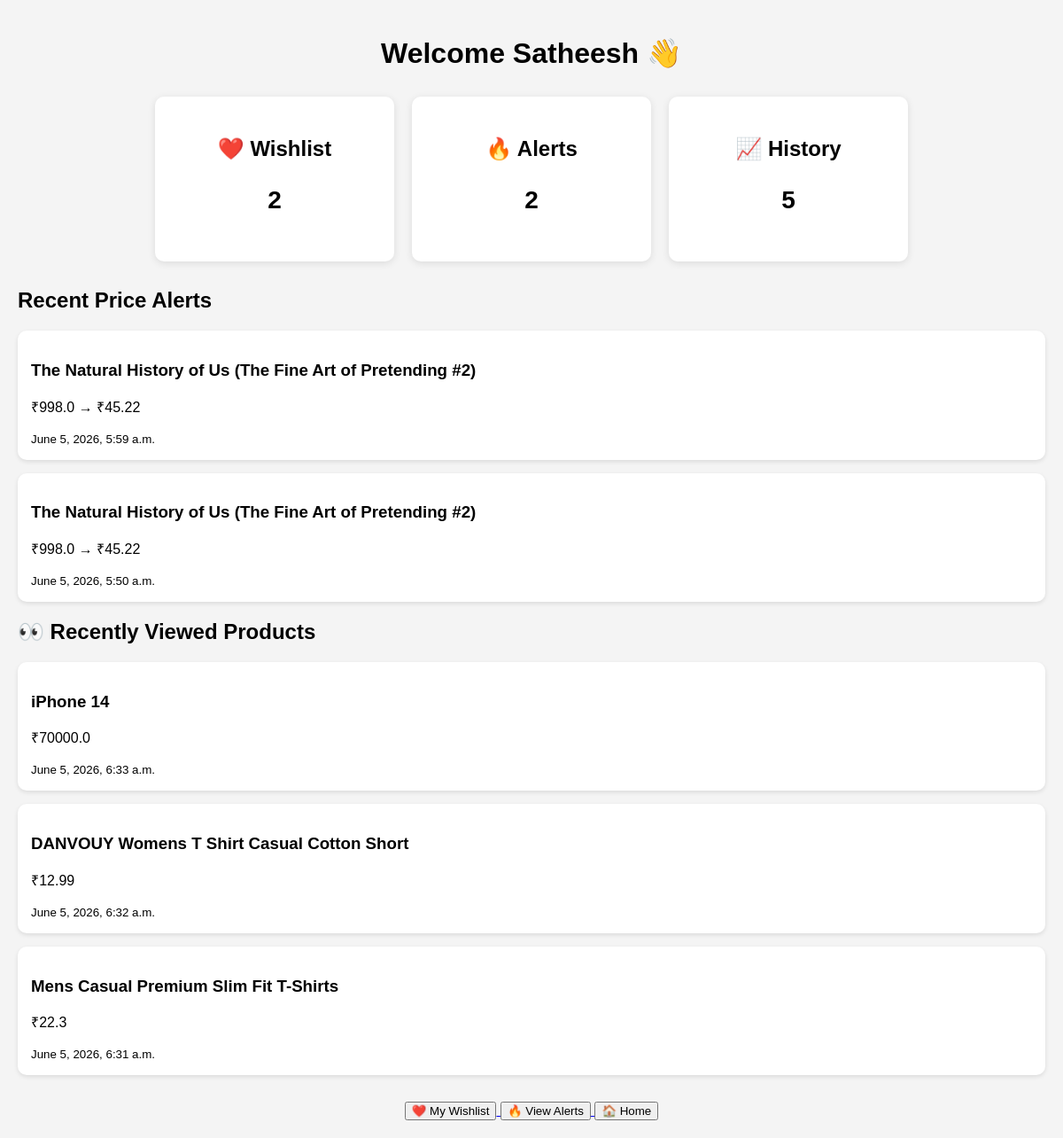
Page /dashboard/ (signed in) on the earlier database version.
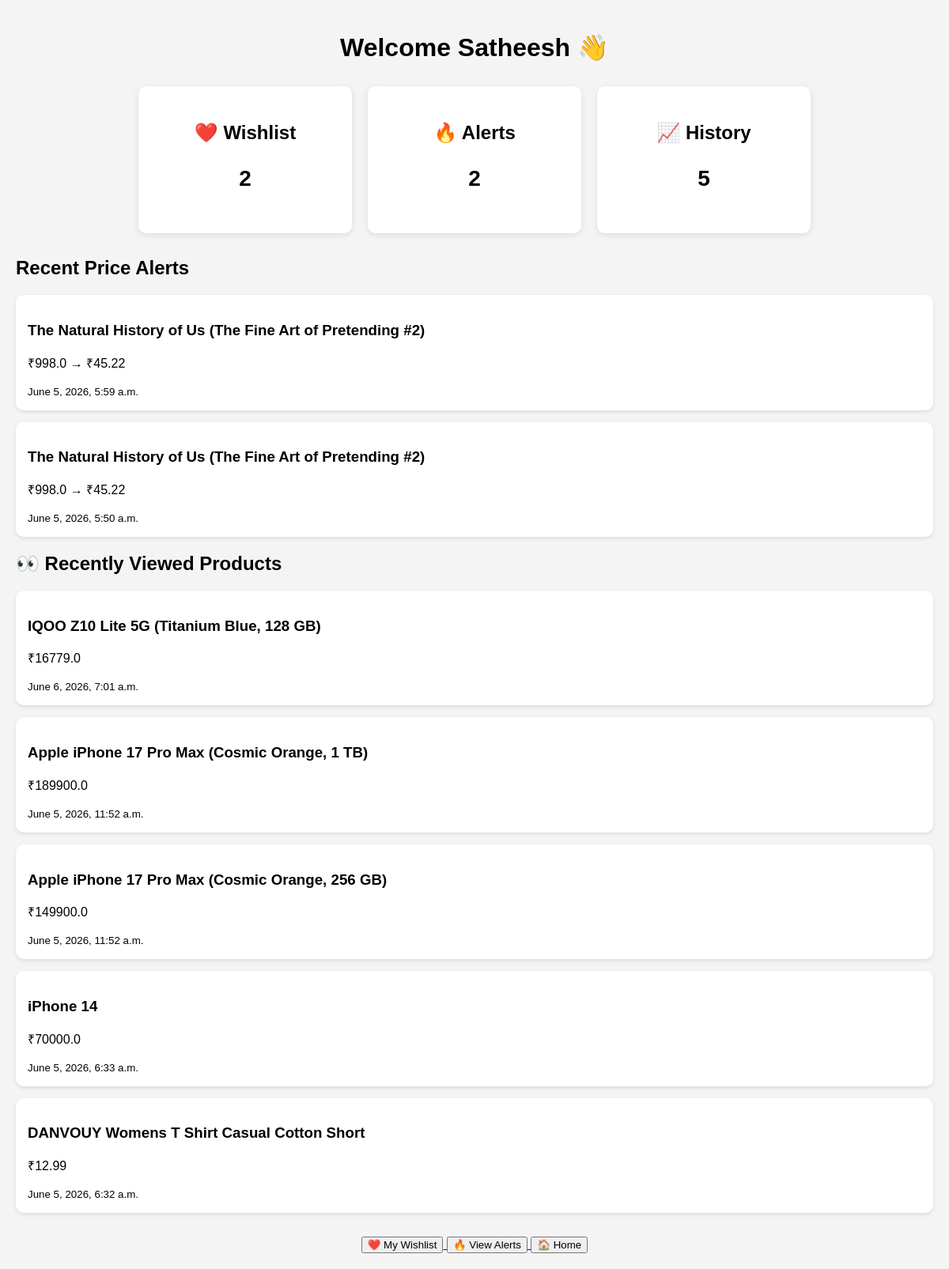
Same page on the later database version.
### products/models.py (models this page shows, shortened)
class PriceAlert(models.Model):
    user = models.ForeignKey(
        User,
        on_delete=models.CASCADE
    )
    product = models.ForeignKey(
        Product,
        on_delete=models.CASCADE
    )
    old_price = models.FloatField()
    new_price = models.FloatField()
    created_at = models.DateTimeField(
        auto_now_add=True
    )
    is_read = models.BooleanField(
        default=False
    )

class Product(models.Model):
    title = models.CharField(max_length=300)
    product_url = models.URLField(default="")
    price = models.FloatField()
    category = models.CharField(max_length=200)
    image = models.URLField()
    rating = models.FloatField(default=0)
    description = models.TextField()
    source = models.CharField(max_length=100, default="FakeStore")

class RecentlyViewed(models.Model):
    user = models.ForeignKey(
        User,
        on_delete=models.CASCADE
    )
    product = models.ForeignKey(
        Product,
        on_delete=models.CASCADE
    )
    viewed_at = models.DateTimeField(
        auto_now_add=True
    )

### products/views.py (the view)
# urls.py: path("dashboard/",views.dashboard,name="dashboard"),
@login_required
def dashboard(request):
    wishlist_count = Wishlist.objects.filter(
        user=request.user
    ).count()
    alert_count = PriceAlert.objects.filter(
        user=request.user
    ).count()
    recent_alerts = PriceAlert.objects.filter(
        user=request.user
    ).order_by("-created_at")[:5]
    recent_products = RecentlyViewed.objects.filter(
    user=request.user
    ).order_by("-viewed_at")[:5]
    history_count = PriceHistory.objects.count()
    context = {
        "wishlist_count": wishlist_count,
        "alert_count": alert_count,
        "history_count": history_count,
        "recent_alerts": recent_alerts,
        "recent_products" : recent_products
    }
    return render(
        request,
        "products/dashboard.html",
        context
    )

### products/templates/products/dashboard.html (shortened to what this page needs)
{% load static %}
<!DOCTYPE html>
<html lang="en">
<head>
    <link rel="stylesheet"
          href="{% static 'products/dashboard.css' %}">
</head>
<body>
    <h1>
        Welcome {{ user.username }} 👋
    </h1>
    <div class="stats">
        <div class="card">
            <h2>❤️ Wishlist</h2>
            <p>{{ wishlist_count }}</p>
        </div>
        <div class="card">
            <h2>🔥 Alerts</h2>
            <p>{{ alert_count }}</p>
        </div>
        <div class="card">
            <h2>📈 History</h2>
            <p>{{ history_count }}</p>
        </div>
    </div>
    <div class="recent-alerts">
        <h2>
            Recent Price Alerts
        </h2>
        {% for alert in recent_alerts %}
            <div class="alert-box">
                <h3>
                    {{ alert.product.title }}
                </h3>
                <p>
                    ₹{{ alert.old_price }}
                    →
                    ₹{{ alert.new_price }}
                </p>
                <small>
                    {{ alert.created_at }}
                </small>
            </div>
        {% empty %}
            <div class="alert-box">
                <h3>
                    No alerts yet 🔔
                </h3>
            </div>
        {% endfor %}
        <h2>
            👀 Recently Viewed Products
        </h2>
        {% for item in recent_products %}
            <div class="alert-box">
                <h3>
                    {{ item.product.title }}
                </h3>
                <p>
                    ₹{{ item.product.price }}
                </p>
                <small>
                    {{ item.viewed_at }}
                </small>
            </div>
        {% empty %}
            <p>
                No products viewed yet
            </p>
        {% endfor %}
    </div>
    <div style="text-align:center; margin-top:30px;">
        <a href="{% url 'wishlist' %}">
            <button>
                ❤️ My Wishlist
            </button>
        </a>
        <a href="{% url 'alerts' %}">
            <button>
                🔥 View Alerts
            </button>
        </a>
        <a href="{% url 'home' %}">
            <button>
                🏠 Home
            </button>
        </a>
    </div>
</body>
</html>

### products/static/products/dashboard.css (style rules this page uses)
body { font-family:Arial, sans-serif; background:#f4f4f4; margin:0; padding:20px; }
h1 { text-align:center; }
.stats { display:flex; justify-content:center; gap:20px; margin:30px 0; }
.card { background:white; padding:25px; width:220px; text-align:center; border-radius:10px; box-shadow:0 2px 8px rgba(0,0,0,0.1); }
.card h2 { margin-bottom:10px; }
.card p { font-size:28px; font-weight:bold; }
.alert-box { background:white; padding:15px; margin-bottom:15px; border-radius:10px; box-shadow:0 2px 5px rgba(0,0,0,0.1); }

Differences in the rows shown:
no longer on this page (row unchanged): RecentlyViewed: product "Mens Casual Premium Slim Fit T-Shirts", product.price "22.3", viewed_at "June 5, 2026, 6:31 a.m."
added RecentlyViewed: product "IQOO Z10 Lite 5G (Titanium Blue, 128 GB)", product.price "16779.0", viewed_at "June 6, 2026, 7:01 a.m."
added RecentlyViewed: product "Apple iPhone 17 Pro Max (Cosmic Orange, 1 TB)", product.price "189900.0", viewed_at "June 5, 2026, 11:52 a.m."
added RecentlyViewed: product "Apple iPhone 17 Pro Max (Cosmic Orange, 256 GB)", product.price "149900.0", viewed_at "June 5, 2026, 11:52 a.m."
